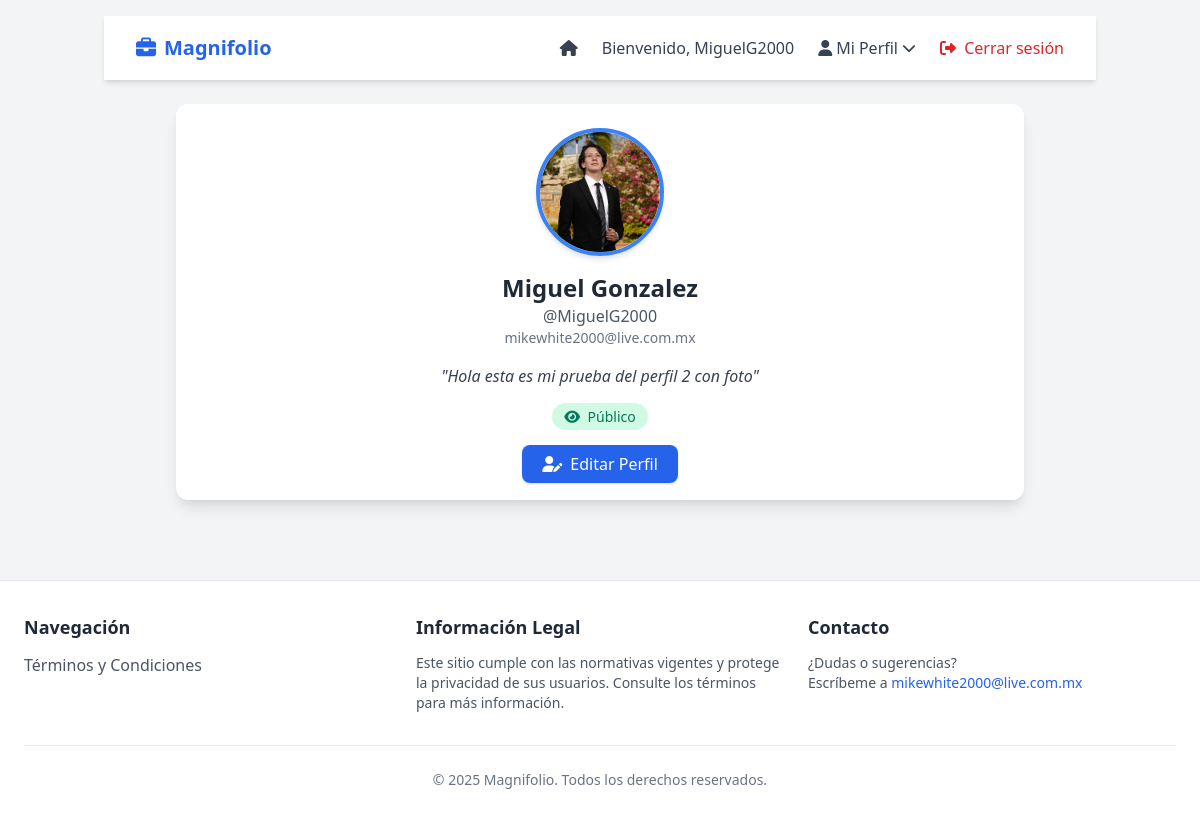
Page /mi_perfil/ (signed in) on the earlier database version.
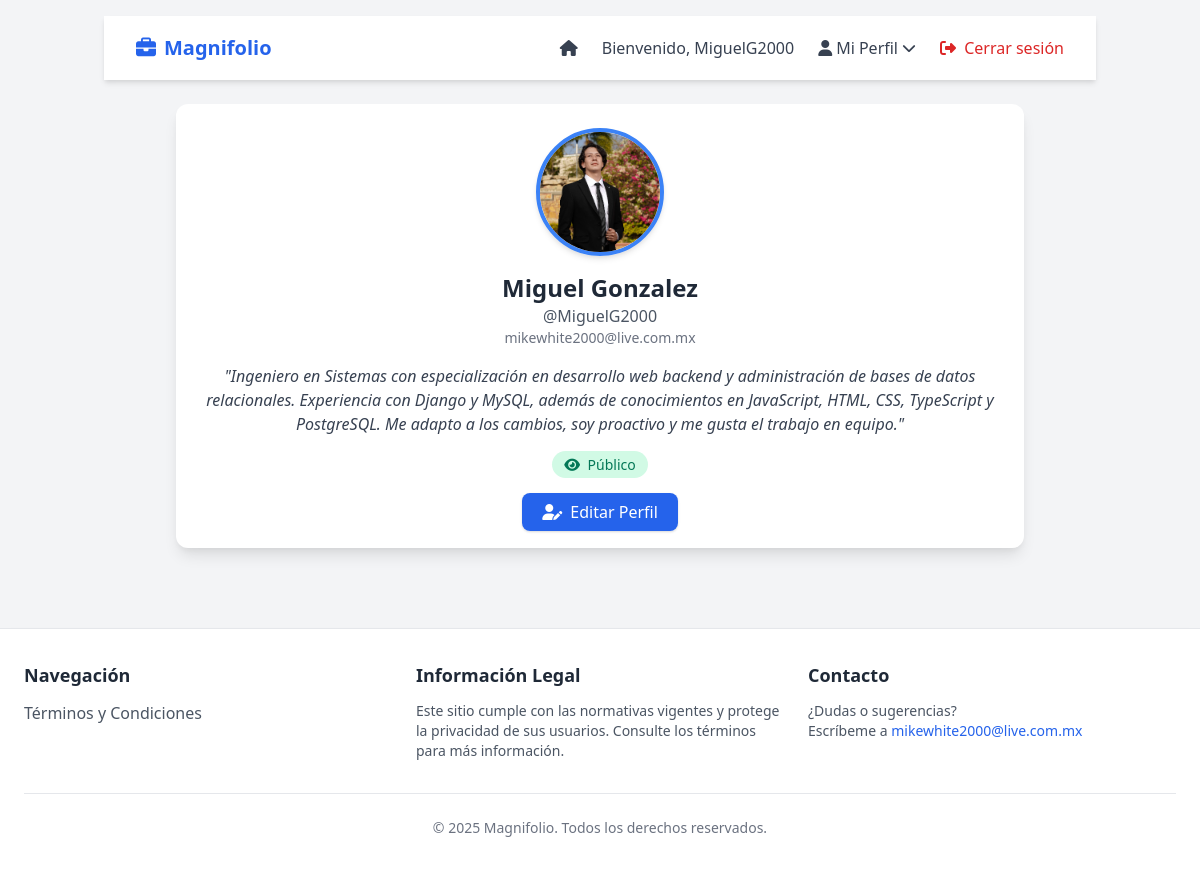
Same page on the later database version.
### usuarios/models.py (models this page shows, shortened)
class Usuario(AbstractUser):
    descripcion = models.TextField(max_length=300, null=True, blank=True)
    foto_perfil = models.ImageField(upload_to='fotos/', null=True, blank=True)
    visible = models.BooleanField(default=True)

### usuarios/views.py (the view)
# urls.py: path("mi_perfil/", mi_perfil, name="mi_perfil"),
@login_required
def mi_perfil(request):
    return render(request, 'mi_perfil.html')

### templates/mi_perfil.html
{% extends 'base.html' %}
{% block navbar %}
    {% include 'navbar.html' %}
{% endblock %}
{% block content %}
    <div class="max-w-4xl mx-auto p-6">
        <div class="bg-white rounded-xl shadow-lg p-6 text-center relative">
            <div class="flex justify-center">
                {% if user.foto_perfil %}
                    <img src="{{ user.foto_perfil.url }}" alt="Foto de perfil"
                         class="w-32 h-32 rounded-full object-cover border-4 border-blue-500 shadow-md">
                {% else %}
                    <div class="w-32 h-32 flex items-center justify-center rounded-full bg-gray-200 text-gray-500 text-4xl border-4 border-gray-300 shadow-md">
                        <i class="fa-solid fa-user"></i>
                    </div>
                {% endif %}
            </div>
            <h1 class="text-2xl font-bold text-gray-800 mt-4">{{ user.first_name }} {{ user.last_name }}</h1>
            <p class="text-gray-600">@{{ user.username }}</p>
            <p class="text-sm text-gray-500">{{ user.email }}</p>
            {% if user.descripcion %}
                <p class="mt-4 text-gray-700 italic">"{{ user.descripcion }}"</p>
            {% else %}
                <p class="mt-4 text-gray-400 italic">Sin descripción</p>
            {% endif %}
            <div class="mt-4">
                {% if user.visible %}
                    <span class="px-3 py-1 text-sm rounded-full bg-green-100 text-green-700">
                        <i class="fa-solid fa-eye mr-1"></i> Público
                    </span>
                {% else %}
                    <span class="px-3 py-1 text-sm rounded-full bg-red-100 text-red-700">
                        <i class="fa-solid fa-eye-slash mr-1"></i> Privado
                    </span>
                {% endif %}
            </div>
            <div class="mt-6">
                <a href="{% url 'editar_perfil' %}"
                   class="px-5 py-2 bg-blue-600 text-white rounded-lg shadow hover:bg-blue-700 transition">
                    <i class="fa-solid fa-user-pen mr-1"></i> Editar Perfil
                </a>
            </div>
        </div>
    </div>
{% endblock %}

### templates/navbar.html (shortened to what this page needs)
{% load static %}
<!DOCTYPE html>
<html lang="es">
<head>
    <link href="https://cdn.jsdelivr.net/npm/tailwindcss@2.2.19/dist/tailwind.min.css" rel="stylesheet">
    <link rel="stylesheet" href="https://cdnjs.cloudflare.com/ajax/libs/font-awesome/6.5.1/css/all.min.css">
</head>
<body class="bg-gray-100 text-gray-800">
    <nav class="bg-white shadow-md">
        <div class="max-w-7xl mx-auto px-4 sm:px-6 lg:px-8">
            <div class="flex justify-between h-16">
                <div class="flex items-center">
                    <a href="{% url 'index' %}" class="text-xl font-bold text-blue-600 flex items-center">
                        <i class="fa-solid fa-briefcase mr-2"></i> Magnifolio
                    </a>
                </div>
                <div class="hidden md:flex items-center space-x-6">
                    <a href="{% url 'index' %}" class="text-gray-700 hover:text-blue-600 transition">
                        <i class="fa-solid fa-house"></i>
                    </a>
                    {% if request.user.is_authenticated %}
                        <span class="text-gray-700">
                            Bienvenido, {{ request.user.username }}
                        </span>
                        <div class="relative">
                            <button id="perfil-btn" class="text-gray-700 hover:text-blue-600 transition flex items-center">
                                <i class="fa-solid fa-user mr-1"></i> Mi Perfil
                                <i class="fa-solid fa-chevron-down ml-1 text-sm"></i>
                            </button>
                        </div>
                        <a href="{% url 'logout' %}" class="text-red-600 hover:text-red-700 transition">
                            <i class="fa-solid fa-right-from-bracket mr-1"></i> Cerrar sesión
                        </a>
                    {% endif %}
                </div>
            </div>
        </div>
    </nav>
</body>
</html>

Differences in the rows shown:
changed Usuario "Miguel": descripcion "Hola esta es mi prueba del perfil 2 con foto" → "Ingeniero en Sistemas con especialización en desarrollo web backend y administración de bases de datos relacionales. Experiencia con Django y MySQL, además de conocimientos en JavaScript, HTML, CSS, TypeScript y PostgreSQL. Me adapto a los cambios, soy proactivo y me gusta el trabajo en equipo."
